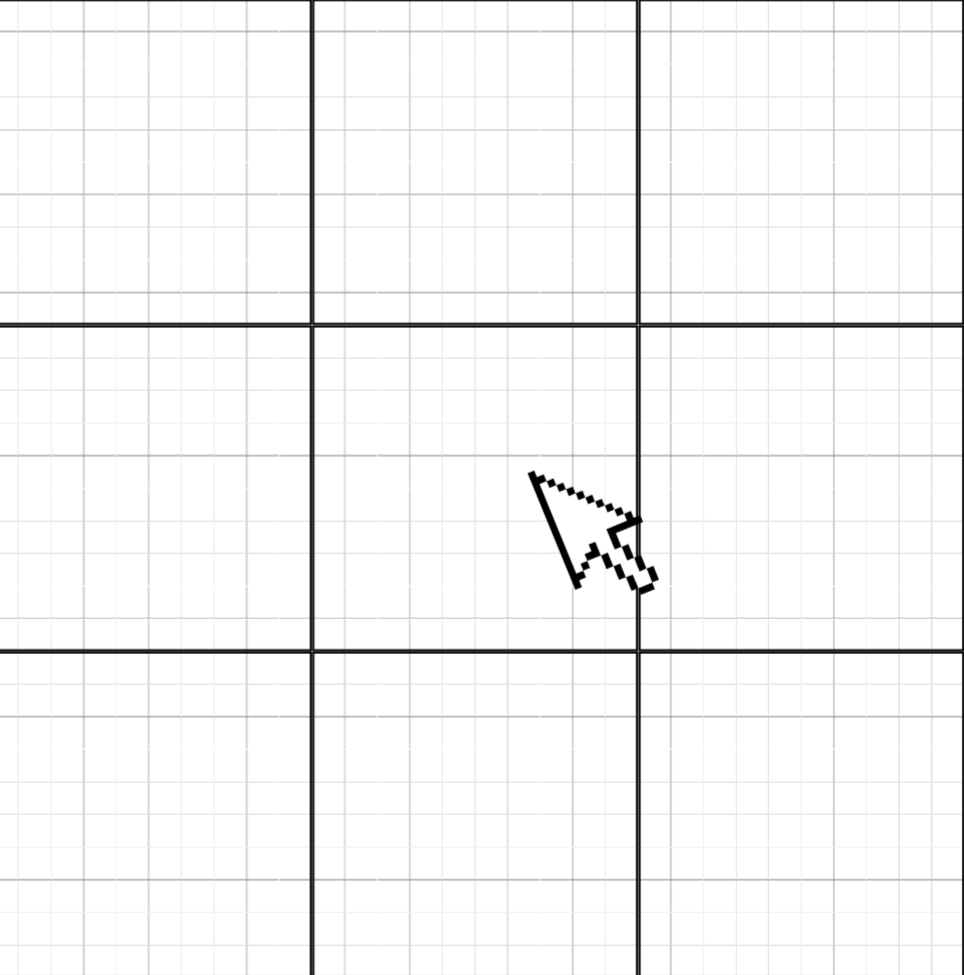
#> input picture frontend/app/main-page/picture.png, 964 x 975 px
$ python main.py ../../frontend/app/main-page/picture.png
#> lines starting #> are read from the running program, lines starting #| are printed output that depends on the picture
import PIL
from PIL import Image
import sys

def scale_for_embroidery(
    img,
    width_cm,
    height_cm=None,
    aida_count=14,
    keep_ratio=True
):
    stitches_per_cm = aida_count / 2.54
    target_width = int(width_cm * stitches_per_cm)

    if keep_ratio:
        aspect_ratio = img.size[1] / img.size[0]
        target_height = int(target_width * aspect_ratio)
    else:
        if height_cm is None:
            raise ValueError("height_cm required when keep_ratio=False")
        target_height = int(height_cm * stitches_per_cm)

    img = img.resize(
        (target_width, target_height),
        Image.Resampling.NEAREST
    )

    return img, target_width, target_height

def load_dmc_palette(csv_path):
    colors = []
    meta = []

    with open(csv_path, newline='', encoding='utf-8') as f:
        reader = csv.reader(f)
        for row in reader:
            floss_id = row[0]
            r, g, b = map(int, row[1:4])
            name = row[4]

            colors.append((r, g, b))
            meta.append((floss_id, name))

    return colors, meta

def build_palette_image(colors):
    palette_img = Image.new("P", (1, 1))

    flat_palette = []
    for r, g, b in colors:
        flat_palette.extend([r, g, b])

    flat_palette += [0] * (256 * 3 - len(flat_palette))
    palette_img.putpalette(flat_palette)

    return palette_img


def main(path):
#> called with path = '../../frontend/app/main-page/picture.png'
    img = Image.open(path).convert("RGB")
    img = img.quantize(colors=20, method=0, kmeans=1, dither=Image.Dither.NONE)
#> img: PIL image 964x975 P
    img, w, h = scale_for_embroidery(img, 12)
#> in scale_for_embroidery, `img = img.resize( (target_width, target_height), Image.Resampling.NEAR..`:
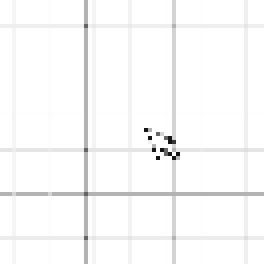
#> img: PIL image 66x66 P (shown 4 times larger); min 20, max 255, mean 249.6
#> w = 66; h = 66
    img = img.save("result_main.png")
    print(f'wymiary haftu: {w} x {h} krzyzykow')
#| wymiary haftu: 66 x 66 krzyzykow

if __name__=="__main__":
    path = str(sys.argv[1])
    main(path)
